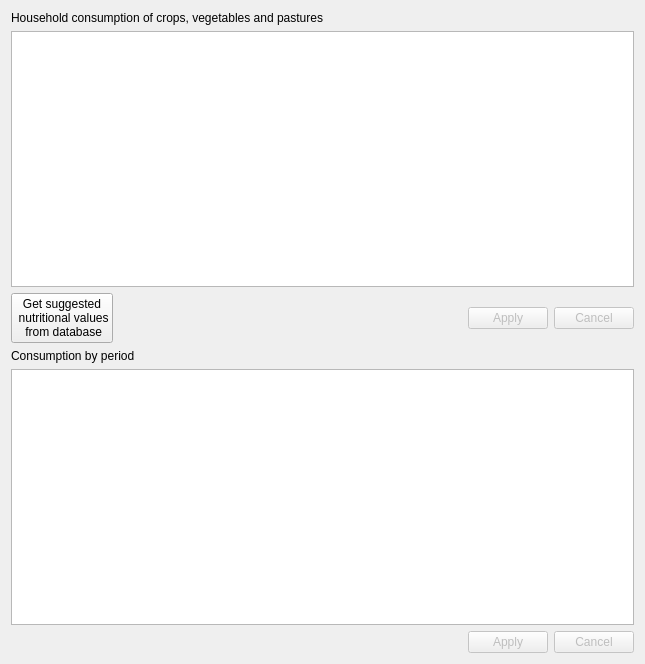
<?xml version="1.0" encoding="UTF-8"?>
<ui version="4.0">
 <class>hhconslive</class>
 <widget class="QWidget" name="hhconslive">
  <property name="geometry">
   <rect>
    <x>0</x>
    <y>0</y>
    <width>645</width>
    <height>664</height>
   </rect>
  </property>
  <property name="toolTip">
   <string/>
  </property>
  <layout class="QVBoxLayout" name="verticalLayout">
   <item>
    <widget class="QLabel" name="Label286">
     <property name="enabled">
      <bool>true</bool>
     </property>
     <property name="palette">
      <palette>
       <active>
        <colorrole role="WindowText">
         <brush brushstyle="SolidPattern">
          <color alpha="255">
           <red>0</red>
           <green>0</green>
           <blue>0</blue>
          </color>
         </brush>
        </colorrole>
       </active>
       <inactive>
        <colorrole role="WindowText">
         <brush brushstyle="SolidPattern">
          <color alpha="255">
           <red>0</red>
           <green>0</green>
           <blue>0</blue>
          </color>
         </brush>
        </colorrole>
       </inactive>
       <disabled>
        <colorrole role="WindowText">
         <brush brushstyle="SolidPattern">
          <color alpha="255">
           <red>0</red>
           <green>0</green>
           <blue>0</blue>
          </color>
         </brush>
        </colorrole>
       </disabled>
      </palette>
     </property>
     <property name="toolTip">
      <string/>
     </property>
     <property name="text">
      <string>Household consumption of crops, vegetables and pastures</string>
     </property>
    </widget>
   </item>
   <item>
    <widget class="QTableView" name="AdvListView1">
     <property name="enabled">
      <bool>true</bool>
     </property>
     <property name="toolTip">
      <string/>
     </property>
    </widget>
   </item>
   <item>
    <layout class="QHBoxLayout" name="horizontalLayout_3">
     <item>
      <widget class="QPushButton" name="pushButton">
       <property name="text">
        <string>Get suggested 
 nutritional values 
 from database</string>
       </property>
       <property name="icon">
        <iconset resource="../images.qrc">
         <normaloff>:/images/nutriqua.png</normaloff>:/images/nutriqua.png</iconset>
       </property>
      </widget>
     </item>
     <item>
      <spacer name="horizontalSpacer_4">
       <property name="orientation">
        <enum>Qt::Horizontal</enum>
       </property>
       <property name="sizeHint" stdset="0">
        <size>
         <width>40</width>
         <height>20</height>
        </size>
       </property>
      </spacer>
     </item>
     <item>
      <widget class="QPushButton" name="BitBtn3">
       <property name="enabled">
        <bool>false</bool>
       </property>
       <property name="toolTip">
        <string>Save the current record</string>
       </property>
       <property name="text">
        <string>Apply</string>
       </property>
       <property name="icon">
        <iconset resource="../images.qrc">
         <normaloff>:/images/apply.png</normaloff>:/images/apply.png</iconset>
       </property>
       <property name="flat">
        <bool>false</bool>
       </property>
      </widget>
     </item>
     <item>
      <widget class="QPushButton" name="BitBtn4">
       <property name="enabled">
        <bool>false</bool>
       </property>
       <property name="toolTip">
        <string>Restore the current record</string>
       </property>
       <property name="text">
        <string>Cancel</string>
       </property>
       <property name="icon">
        <iconset resource="../images.qrc">
         <normaloff>:/images/cancel.png</normaloff>:/images/cancel.png</iconset>
       </property>
       <property name="flat">
        <bool>false</bool>
       </property>
      </widget>
     </item>
    </layout>
   </item>
   <item>
    <widget class="QLabel" name="Label5">
     <property name="enabled">
      <bool>true</bool>
     </property>
     <property name="toolTip">
      <string/>
     </property>
     <property name="text">
      <string>Consumption by period</string>
     </property>
    </widget>
   </item>
   <item>
    <widget class="QTableView" name="AdvListView3">
     <property name="enabled">
      <bool>true</bool>
     </property>
     <property name="toolTip">
      <string/>
     </property>
    </widget>
   </item>
   <item>
    <layout class="QHBoxLayout" name="horizontalLayout_2">
     <item>
      <spacer name="horizontalSpacer_3">
       <property name="orientation">
        <enum>Qt::Horizontal</enum>
       </property>
       <property name="sizeHint" stdset="0">
        <size>
         <width>40</width>
         <height>20</height>
        </size>
       </property>
      </spacer>
     </item>
     <item>
      <widget class="QPushButton" name="BitBtn1">
       <property name="enabled">
        <bool>false</bool>
       </property>
       <property name="toolTip">
        <string>Save the current record</string>
       </property>
       <property name="text">
        <string>Apply</string>
       </property>
       <property name="icon">
        <iconset resource="../images.qrc">
         <normaloff>:/images/apply.png</normaloff>:/images/apply.png</iconset>
       </property>
       <property name="flat">
        <bool>false</bool>
       </property>
      </widget>
     </item>
     <item>
      <widget class="QPushButton" name="BitBtn2">
       <property name="enabled">
        <bool>false</bool>
       </property>
       <property name="toolTip">
        <string>Restore the current record</string>
       </property>
       <property name="text">
        <string>Cancel</string>
       </property>
       <property name="icon">
        <iconset resource="../images.qrc">
         <normaloff>:/images/cancel.png</normaloff>:/images/cancel.png</iconset>
       </property>
       <property name="flat">
        <bool>false</bool>
       </property>
      </widget>
     </item>
    </layout>
   </item>
  </layout>
 </widget>
 <resources>
  <include location="../images.qrc"/>
 </resources>
 <connections/>
</ui>
